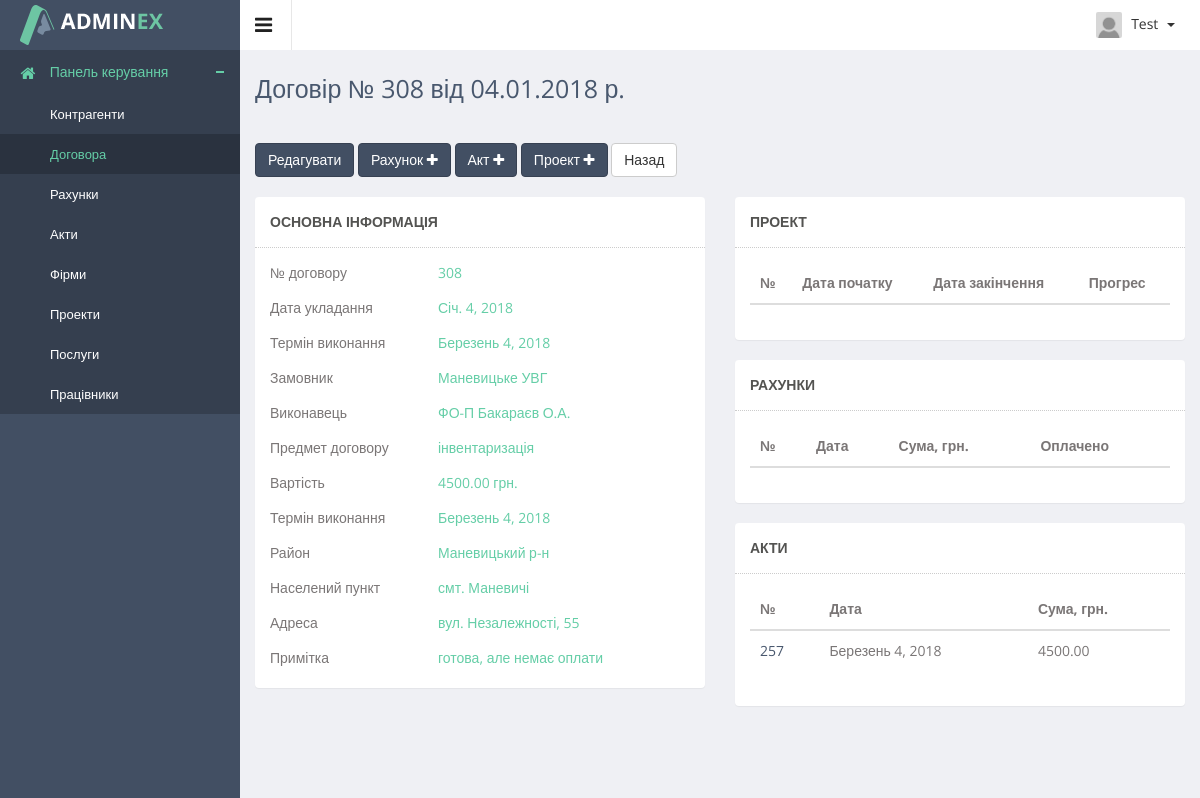
The app's page /crm/contract/read/3/ (signed in), older data.
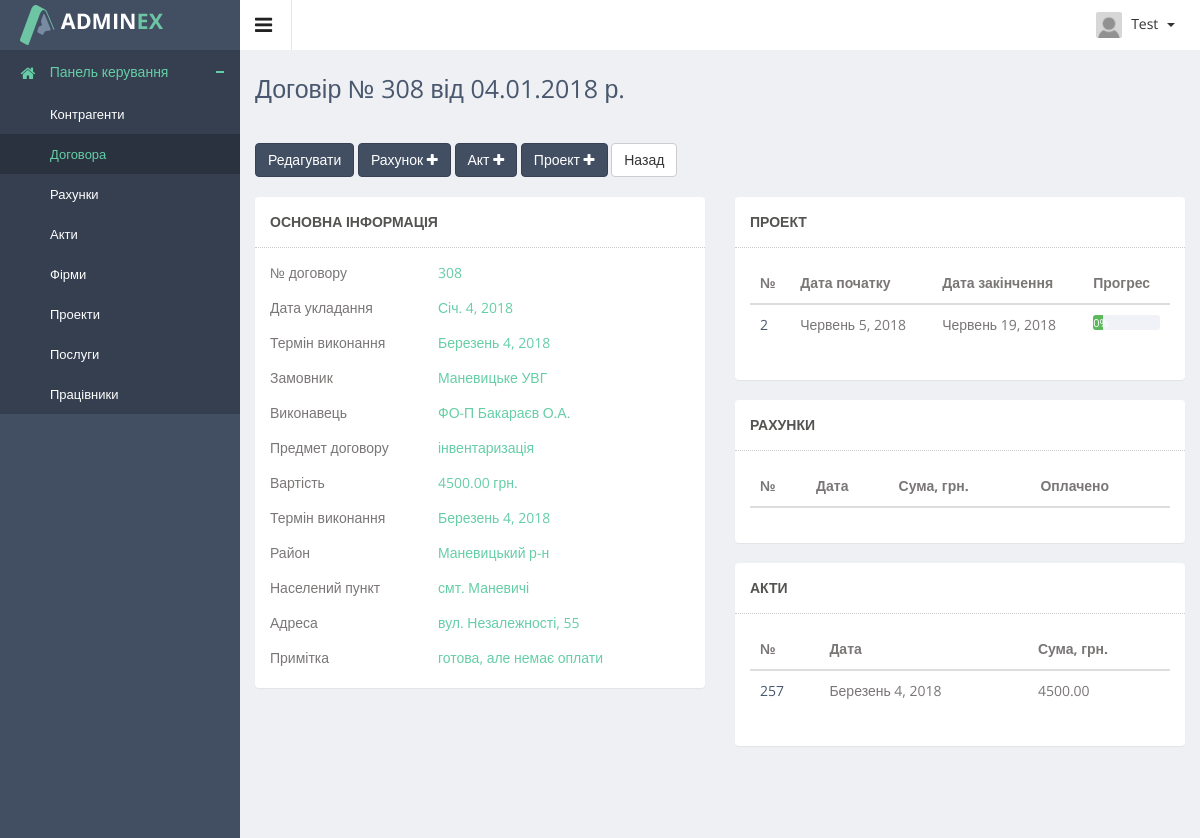
The same page, newer data.
### crmapp/models.py (models this page shows, shortened)
class Act(models.Model):
    num_act = models.PositiveIntegerField(verbose_name='№ акту')
    date_create = models.DateField(verbose_name='дата', default=datetime.strftime(datetime.today(), '%Y-%m-%d'))
    contract = models.ForeignKey(Contract, related_name='act_contract', verbose_name='договір',
                                 on_delete=models.PROTECT)
    performer = models.ForeignKey(Firm, related_name='act_performer', verbose_name='виконавець',
                                  on_delete=models.PROTECT)
    client = models.ForeignKey(Partner, related_name='act_partner', verbose_name='замовник', on_delete=models.PROTECT)
    agent_firm = models.CharField(verbose_name='представник виконавця', max_length=150)
    agent_client = models.CharField(verbose_name='представник замовника', max_length=150)
    works = models.TextField(verbose_name='назва робіти, послуг', blank=True)
    quantity = models.PositiveIntegerField(verbose_name='кількість', default=1)
    price = models.DecimalField(verbose_name='ціна', max_digits=10, decimal_places=2, blank=True,
                                default='0.00')
    vat = models.DecimalField(verbose_name='ПДВ', max_digits=10, decimal_places=2, blank=True, default='0.00')
    price_vat = models.DecimalField(verbose_name='ціна з ПДВ', max_digits=10, decimal_places=2, blank=True,
                                    default='0.00')

class Project(models.Model):
    name = models.CharField(verbose_name='назва проекту', max_length=100, blank=True)
    date_create = models.DateField(verbose_name='дата створення',
                                   default=datetime.strftime(datetime.today(), '%Y-%m-%d'))
    date_end = models.DateField(verbose_name='дата виконання')
    date_change = models.DateTimeField(verbose_name='змінено', auto_now=True)
    contract = models.ForeignKey(Contract, verbose_name='договір', related_name='project',
                                 on_delete=models.PROTECT)
    status = models.CharField(verbose_name='прогрес', max_length=3, default='0')
    is_finished = models.BooleanField(verbose_name='завершено', blank=False)

### crmapp/views.py (the view)
# urls.py: re_path(r'^contract/read/(?P<contract_pk>\d+)/$', crmapp.contract_read_view, name='contract_read'),
@login_required
@user_passes_test(lambda user: user.is_assistant or user.is_superuser or user.is_dir)
def contract_read_view(request, contract_pk):
    contract = get_object_or_404(Contract, pk=contract_pk)
    invoice = Invoice.objects.filter(contract__pk=contract_pk).exclude(num_invoice=0)
    act = Act.objects.filter(contract__pk=contract_pk).exclude(num_act=0)
    project = Project.objects.filter(contract__pk=contract_pk)
    dt = datetime.strftime(contract.date_start, '%d.%m.%Y')
    title = f'Договір № {contract.number} від {dt} р.'
    context = {
        'title': title,
        'object': contract,
        'invoice_list': invoice,
        'act_list': act,
        'project_list': project,
    }
    return render(request, 'crmapp/contract_detail.html', context)

### adminapp/templatetags/tags.py (called while the page is built)
@register.filter
def default_avatar(string):
    if not string:
        string = 'users_avatars/gravatar.png'
    new_string = f'{URL_PREFIX}{string}'
    return new_string

### authapp/models.py (called while the page is built)
    def __str__(self):
        return self.last_name

### crmapp/models.py (called while the page is built)
    def __str__(self):
        return self.short_name

    def __str__(self):
        return self.short_name

### crmapp/templates/crmapp/contract_detail.html (shortened to what the changed rows need)
{% extends 'mainapp/base.html' %}
{% load staticfiles %}
{% load tags %}
{% block container %}
<br>
<div class="row">
        <div class="col-lg-6">
        <section class="panel">
            <div class="panel-body" style="display: block;">
                <table class="table table-hover general-table">
                    <thead>
                    <tr>
                        <th>№</th>
                        <th>Дата початку</th>
                        <th>Дата закінчення</th>
                        <th>Прогрес</th>
                    </tr>
                    </thead>
                    <tbody>
                    {% for project in project_list %}
                    <tr>
                        <td>
                            <a style="display: block; text-decoration: none;"
                               href="{% url 'crm:projects' %}">
                                {{ project.pk }}
                            </a>
                        </td>
                        <td>{{ project.date_create }}</td>
                        <td>{{ project.date_end }}</td>
                        <td>
                            <div class="progress">
                                <div class="progress-bar progress-bar-success" role="progressbar"
                                     aria-valuenow="{{ object.status }}" aria-valuemin="0"
                                     aria-valuemax="100" style="width: {{ project.status }}%;">
                                    {{ project.status }}%
                                </div>
                            </div>
                        </td>
                    </tr>
                    {% endfor %}
                    </tbody>
                </table>
            </div>
        </section>
    </div>
     <div class="col-lg-6">
        <section class="panel">
                <div class="panel-body" style="display: block;">
                    <table class="table table-hover general-table">
                        <thead>
                        <tr>
                            <th>№</th>
                            <th>Дата</th>
                            <th>Сума, грн.</th>
                            <th>Оплачено</th>
                        </tr>
                        </thead>
                    </table>
                </div>
        </section>
    </div>
    <div class="col-lg-6">
        <section class="panel">
            <div class="panel-body" style="display: block;">
                <table class="table table-hover general-table">
                    <thead>
                    <tr>
                        <th>№</th>
                        <th>Дата</th>
                        <th>Сума, грн.</th>
                    </tr>
                    </thead>
                    <tbody>
                    {% for act in act_list %}
                    <tr>
                        <td>
                            <a style="display: block; text-decoration: none;"
                               href="{% url 'crm:act_read' act.pk %}">
                                {{ act.num_act }}
                            </a>
                        </td>
                        <td>{{ act.date_create }}</td>
                        <td>{{ act.price }}</td>
                    </tr>
                    {% endfor %}
                    </tbody>
                </table>
            </div>
        </section>
    </div>
</div>
{% endblock %}

Row changes from the older to the newer data that the page shows:
added Project: pk "2", date_create "Червень 5, 2018", date_end "Червень 19, 2018", status "0"
